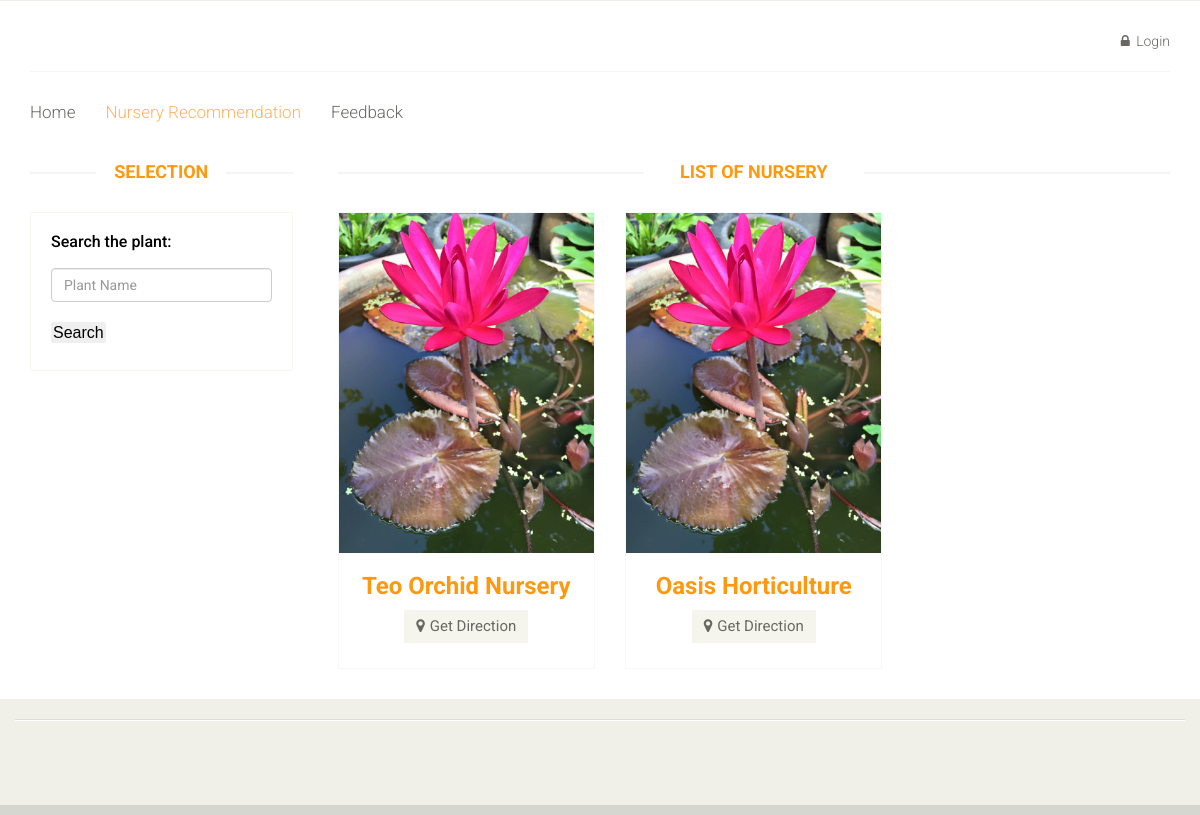
Before: /nursery.php with the older database file.
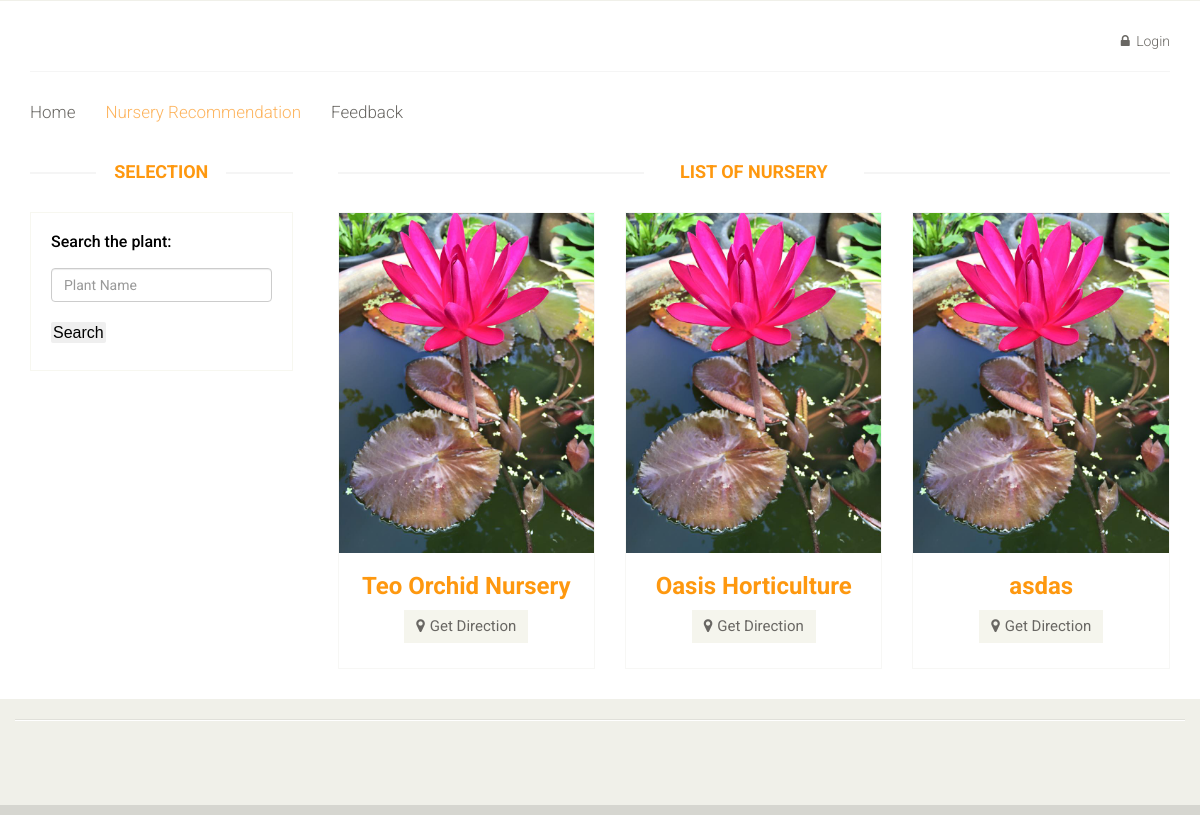
After: the same page with the newer database file.
### tables this page shows
CREATE TABLE `nursery` (
  `nur_id` int(11) NOT NULL,
  `nur_name` varchar(50) DEFAULT NULL,
  `nur_address` varchar(50) DEFAULT NULL,
  `nur_post` int(5) DEFAULT NULL,
  `nur_city` varchar(15) DEFAULT NULL,
  `nur_state` varchar(15) DEFAULT NULL,
  `nur_phone` varchar(12) DEFAULT NULL,
  `nur_email` varchar(30) DEFAULT NULL,
  `nur_web` varchar(50) DEFAULT NULL,
  `nur_operation` varchar(15) DEFAULT NULL,
  `n_password` varchar(10) DEFAULT NULL
);

### nursery.php (the view, shortened to what this page needs)
<!DOCTYPE html>
<html lang="en">
<head>
    <link href="css/bootstrap.min.css" rel="stylesheet">
    <link href="css/font-awesome.min.css" rel="stylesheet">
    <link href="css/prettyPhoto.css" rel="stylesheet">
    <link href="css/price-range.css" rel="stylesheet">
    <link href="css/animate.css" rel="stylesheet">
	<link href="css/main.css" rel="stylesheet">
	<link href="css/responsive.css" rel="stylesheet">
</head>
<body>
	<header id="header">
		<div class="header-middle">
			<div class="container">
				<div class="row">
					<div class="col-sm-4">
					</div>
					<div class="col-sm-8">
						<div class="shop-menu pull-right">
							<ul class="nav navbar-nav">
								<li><a href="login.php"><i class="fa fa-lock"></i> Login</a></li>
							</ul>
						</div>
					</div>
				</div>
			</div>
		</div>
		<div class="header-bottom">
			<div class="container">
				<div class="row">
					<div class="col-sm-9">
						<div class="mainmenu pull-left">
							<ul class="nav navbar-nav collapse navbar-collapse">
								<li><a href="index.php" >Home</a></li>
								<li><a href="nursery.php" class="active">Nursery Recommendation</a></li>
								<li><a href="feedback.php">Feedback</a></li>
							</ul>
						</div>
					</div>
					<div class="col-sm-3">
					</div>
				</div>
			</div>
		</div>
	</header>
	<section>
		<div class="container">
			<div class="row">
				<div class="col-sm-3">
					<div class="left-sidebar">
						<h2>Selection</h2>
						<div class="panel-group category-products" id="accordian">
							<div class="panel panel-default">
								<div class="panel-heading">
									<h4 class="panel-title">
										<font color="black">
											<form name="contact-form" method="post" action="nursery0.php">
										Search the plant:<br><br>
       										 <input type="text" name="p_name" class="form-control" required="required" placeholder="Plant Name"><br>
										    <input style ="font-family:  sans-serif; color: black;padding: 2px 2px;margin: 2px 0;border: none;border-radius: 2px;" name="Submit" type="Submit" value="Search">
										</form>
									</font>
									</h4>
								</div>
							</div>
						</div>
					</div>
				</div>
				<div class="col-sm-9 padding-right">
					<div class="features_items">
						<h2 class="title text-center">List of Nursery</h2>
				<?php
      						 						$conn = Connect();
       											$cu = "SELECT * from nursery";
       											$result = mysqli_query($conn, $cu) or die(mysqli_error());
       										while($row = mysqli_fetch_array($result))
       										{
											$nur_id = $row['nur_id'];
											$nur_name = $row['nur_name'];
											$nur_operation= $row['nur_operation'];
       								echo "<div class='col-sm-4'>";
						echo	"<div class='product-image-wrapper'>";
						echo		"<div class='single-products'>";
						echo			"<div class='productinfo text-center'>";
						echo				"<img src='images/home/oasis/waterlily.jpg' />";
						echo					"<h2>".$nur_name."</h2>";
						echo			"<a href=locate0.php?id=".$nur_id." class='btn btn-default add-to-cart'><i class='fa fa-map-marker'></i>Get Direction</a>";
						echo			"</div>";
						echo			"<div class='product-overlay'>";
						echo				"<div class='overlay-content'>";
						echo					"<p>Operation Hours:".$nur_operation."</p><br><br>";
									echo	"</div>";
									echo "</div>";
								echo "</div>";
								echo "</div>";
							echo "</div>";
							}
						?>
				</div>
			</div>
		</div>
	</div>
</section>
	<footer id="footer">
		<div class="footer-top">
			<div class="container">
			</div>
		</div>
		<div class="footer-widget">
			<div class="container">
				<div class="row">
					<div class="col-sm-2">
					</div>
					<div class="col-sm-2">
					</div>
					<div class="col-sm-2">
					</div>
					<div class="col-sm-2">
					</div>
					<div class="col-sm-3 col-sm-offset-1">
					</div>
				</div>
			</div>
		</div>
		<div class="footer-bottom">
		</div>
	</footer>
</body>
</html>

Changed rows visible on the page:
added nursery: nur_name "asdas"
